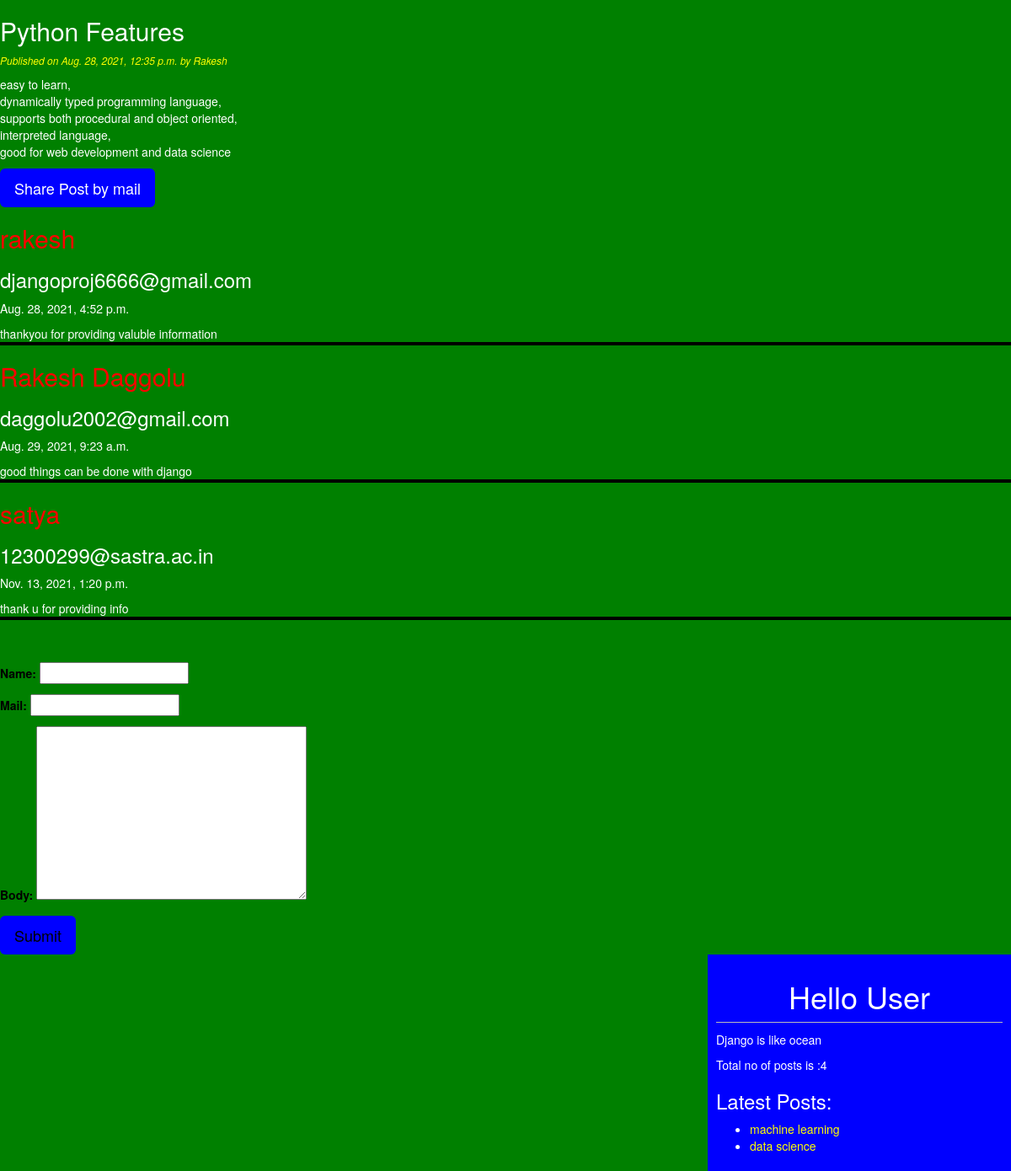
Page /detail/1/ (signed in) on the committed database.
### blogApp/models.py (models this page shows)
class Post(models.Model):
    STATUS_CHOICES=(('draft','Draft'),('published','Published'))
    status=models.CharField(max_length=30,choices=STATUS_CHOICES,default='draft')
    title=models.CharField(max_length=30)
    slug=models.SlugField()
    author=models.ForeignKey(User,related_name="post",on_delete=models.CASCADE)
    body=models.TextField()
    publish=models.DateTimeField(default=timezone.now)
    created_at=models.DateTimeField(auto_now_add=True)
    modified_at=models.DateTimeField(auto_now=True)
    objects=PostManager()
    tags=TaggableManager()         #we have Tag table in libraries and TaggleManagers also

class Comments(models.Model):
    post=models.ForeignKey(Post,related_name="comments",on_delete=models.CASCADE)
    name=models.CharField(max_length=30)
    mail=models.EmailField()
    body=models.TextField()
    created_at=models.DateTimeField(auto_now_add=True)
    modified_at=models.DateTimeField(auto_now=True)

### blogApp/views.py (the view)
# urls.py: path('detail/<int:id>/',views.post_detail_view),
@login_required
def post_detail_view(request,id):                 # specific post
    post=Post.objects.get(id=id)
    form=CommentForm()
    if request.method=="POST":
        form=CommentForm(request.POST)
        if form.is_valid():
            new_comment=form.save(commit=False)   #name,mail,body are saved  and created_at ,updated_at by default added
            new_comment.post=post                #but post is not added by default so we will have to assign it
            new_comment.save()
    form=CommentForm()
    comment_list=post.comments.all()
    return render(request,'blogApp/post_detail.html',{'post':post,'form':form,'comment_list':comment_list})

### blogApp/forms.py
class CommentForm(forms.ModelForm):
    class Meta:
        model=Comments
        fields=('name','mail','body')
    '''name=forms.CharField(max_length=30)
    mail=forms.EmailField()
    body=forms.CharField(widget=forms.Textarea)'''

### blogApp/models.py (called while the page is built)
    def get_queryset(self):
        return super().get_queryset().filter(status='draft')

### blogApp/templatetags/blog_tags.py (called while the page is built)
@register.simple_tag
def total_posts():
    return Post.objects.count()

@register.inclusion_tag('blogApp/latestposts.html')
def showlatestposts(count=2):
    return {'latest_posts':Post.objects.all().order_by('-publish')[:count]}

### templates/blogApp/post_detail.html (shortened to what this page needs)
{%extends 'blogApp/base.html'%}
{%block content_block%}
<h2>{{post.title|title}}</h2>
<p id='date'>Published on {{post.publish}} by {{post.author|title}}</p>
{{post.body|linebreaks}}
<a href="/sharemail/{{post.id}}/" target="_blank"><button type="button" class="btn btn-primay btn-lg" style="background:blue;color:white">Share Post by mail</button></a>
{%for comment in comment_list%}
<h2 style="color:red">{{comment.name}}</h2>
<h3>{{comment.mail}}</h3>
<p>{{comment.created_at}}</p>
<p style="border-bottom:4px solid black">{{comment.body}}</p>
{%endfor%}
<br><br>
<form method="post" style="color:black">
  {{form.as_p}}
  <input type="submit" class="btn btn-primay btn-lg" style="background:blue" value="Submit">
</form>
{%endblock%}

### templates/blogApp/base.html (shortened to what this page needs)
<!DOCTYPE html>
{%load blog_tags%}
{%load static%}
<html lang="en" dir="ltr">
  <head>
    <link rel="stylesheet" href="https://maxcdn.bootstrapcdn.com/bootstrap/3.3.7/css/bootstrap.min.css"
>
    <link rel="stylesheet" href="{% static "css/blog.css"%}">
  </head>
  <body>
    <div class="content">
      {%block content_block%}
      {%endblock%}
    </div>
    <div class="sidebar">
      <h1>Hello User</h1>
      <p>Django is like ocean</p>
      <p>Total no of posts is :{%total_posts%}</p>
      <h3>Latest Posts:</h3>{% showlatestposts 2 %}
    </div>
  </body>
</html>

### templates/blogApp/latestposts.html
<ul>
  {%for post in latest_posts%}
  <li><a href="/detail/{{post.id}}/" style="color:yellow">{{post.title}}</a></li>
  {%endfor%}
</ul>

### static/css/blog.css (style rules this page uses)
.sidebar { float:right; width:30%; padding:10px; background: blue; }
h1 { text-align: center; border-bottom: 1px solid #bbb; padding: 0 0 10px 0; }
#date { color:yellow; font-size:12px; font-style: italic; }
body { background: green; color:white; }

### rows in the picture
Post: title "Python Features", publish "Aug. 28, 2021, 12:35 p.m.", author "Rakesh", body "easy to learn, dynamically typed programming language, supports both procedural and object oriented, interpreted language, good for web development and data science"
Comments: mail "djangoproj6666@gmail.com", created_at "Aug. 28, 2021, 4:52 p.m.", body "thankyou for providing valuble information"
Comments: mail "daggolu2002@gmail.com", created_at "Aug. 29, 2021, 9:23 a.m.", body "good things can be done with django"
Comments: mail "12300299@sastra.ac.in", created_at "Nov. 13, 2021, 1:20 p.m.", body "thank u for providing info"
Post: title "machine learning"
Post: title "data science"
